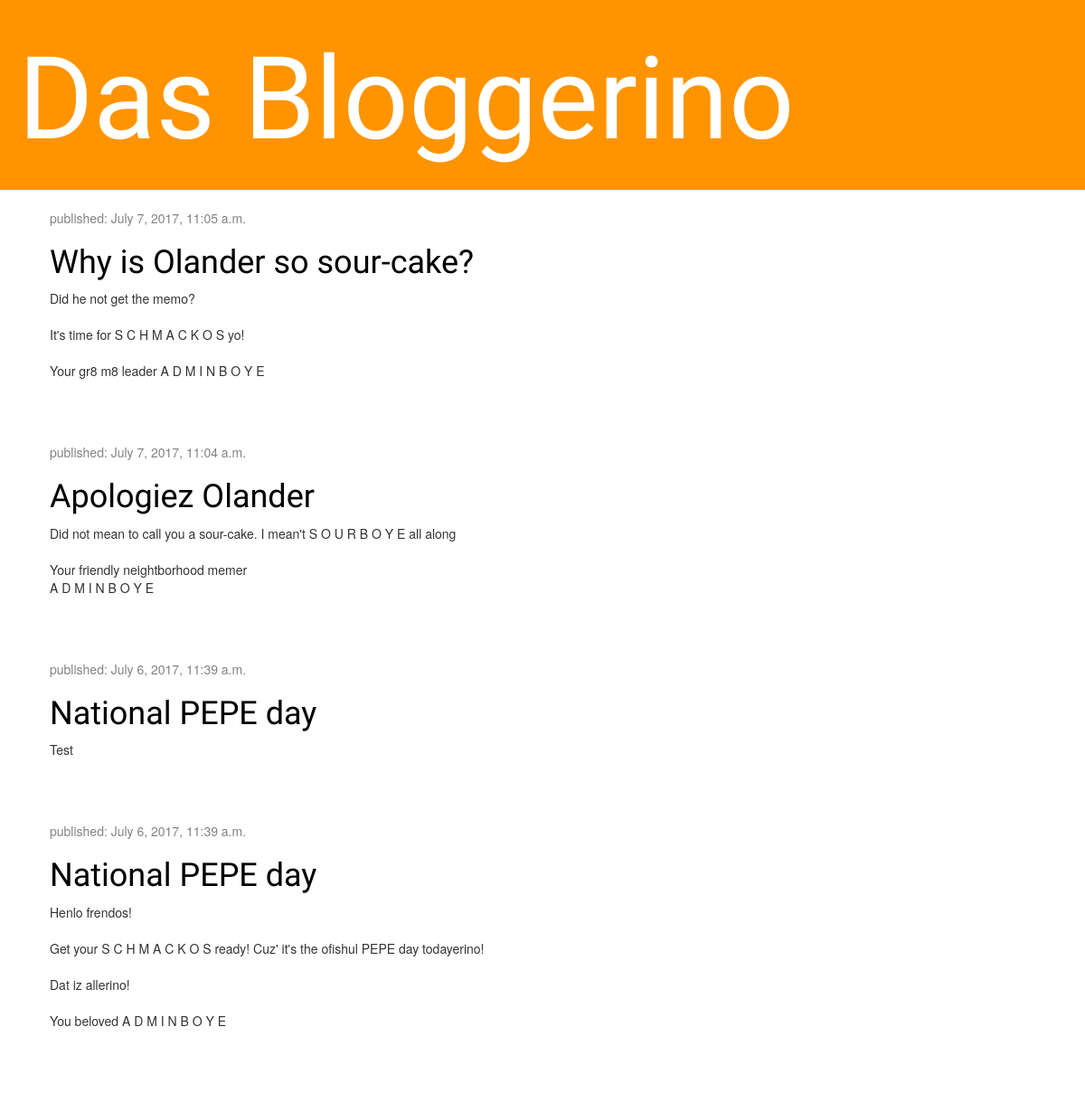
The page / on the database its author committed.
### blog/models.py (models this page shows, shortened)
class Post(models.Model):
    author = models.ForeignKey('auth.User')
    title = models.CharField(max_length=200)
    text = models.TextField()
    created_date = models.DateTimeField(
        default=timezone.now)
    published_date = models.DateTimeField(
        blank=True, null=True)

### blog/views.py (the view)
# urls.py: url(r'^$', views.post_list, name='post_list'),
def post_list(request):
    posts = Post.objects.filter(published_date__lte=timezone.now()).order_by('-published_date')
    return render(request, 'blog/post_list.html', {'posts': posts})

### blog/templates/blog/post_list.html (shortened to what this page needs)
{% load staticfiles %}
<html>
  <head>
    <link rel="stylesheet" href="//maxcdn.bootstrapcdn.com/bootstrap/3.2.0/css/bootstrap.min.css">
    <link rel="stylesheet" href="//maxcdn.bootstrapcdn.com/bootstrap/3.2.0/css/bootstrap-theme.min.css">
    <link rel="stylesheet" href="{% static 'css/blog.css' %}">
  </head>
  <body>
    <div class="page-header">
     <h1><a href="/">Das Bloggerino</a></h1>
    </div>
    <div class="content container">
      <div class="row">
        <div class="col-md-8">
          {% for post in posts %}
            <div class="post">
              <div class="date">
                <p>published: {{ post.published_date }}</p>
              </div>
              <h1><a href="#">{{ post.title }}</a></h1>
              <p>{{ post.text|linebreaksbr }}</p>
            </div>
          {% endfor %}
        </div>
      </div>
    </div>
  </body>
</html>

### blog/static/css/blog.css (style rules this page uses)
h1 a { color: #FCA205; font-family: 'Hanalei'; }
.page-header { background-color: #FF9400; margin-top: 0; padding: 20px 20px 20px 20px; }
.page-header h1, .page-header h1 a, page-header h1 a:visited, .page-header h1 a:active { color: #FFFFFF; font-size: 127px; text-decoration: none; }
.content { margin-left: 40px; }
h1, h2, h3, h4 { font-family: 'Hanalei', cursive; }
.date { color: #828282; }
.post { margin-bottom: 70px; }
.post h1 a, .post h1 a:visited { color: #000000; }

### rows shown on the page
Post: published_date "July 7, 2017, 11:05 a.m.", title "Why is Olander so sour-cake?", text "Did he not get the memo? It's time for S C H M A C K O S yo! Your gr8 m8 leader A D M I N B O Y E"
Post: published_date "July 7, 2017, 11:04 a.m.", title "Apologiez Olander", text "Did not mean to call you a sour-cake. I mean't S O U R B O Y E all along Your friendly neightborhood memer A D M I N B O Y E"
Post: published_date "July 6, 2017, 11:39 a.m.", title "National PEPE day", text "Test"
Post: published_date "July 6, 2017, 11:39 a.m.", title "National PEPE day", text "Henlo frendos! Get your S C H M A C K O S ready! Cuz' it's the ofishul PEPE day todayerino! Dat iz allerino! You beloved A D M I N B O Y E"
